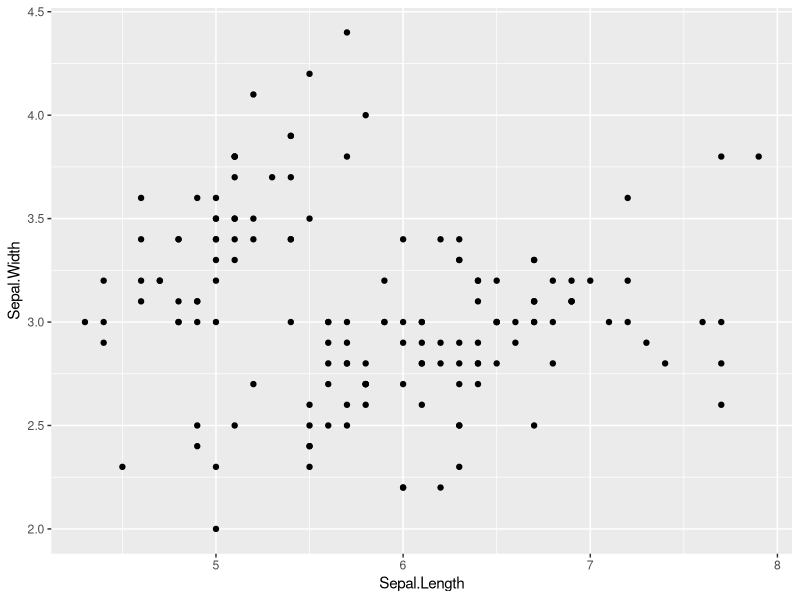
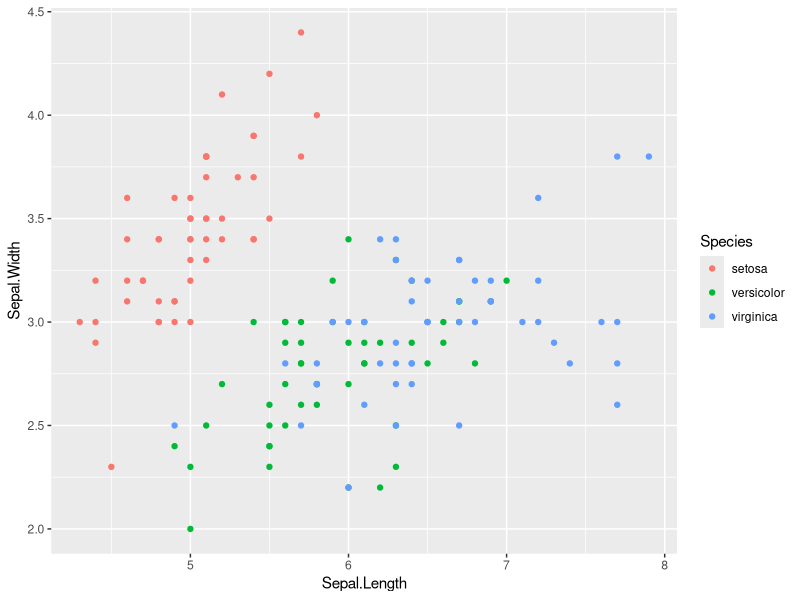
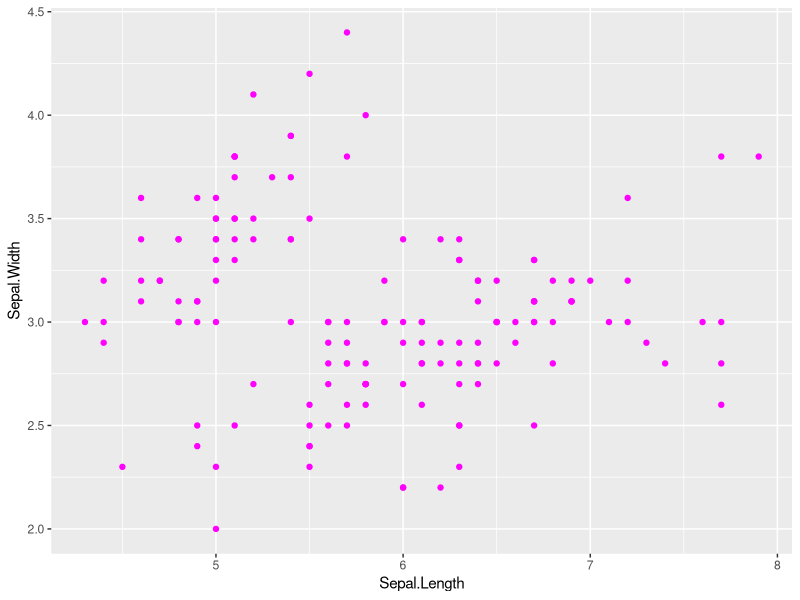
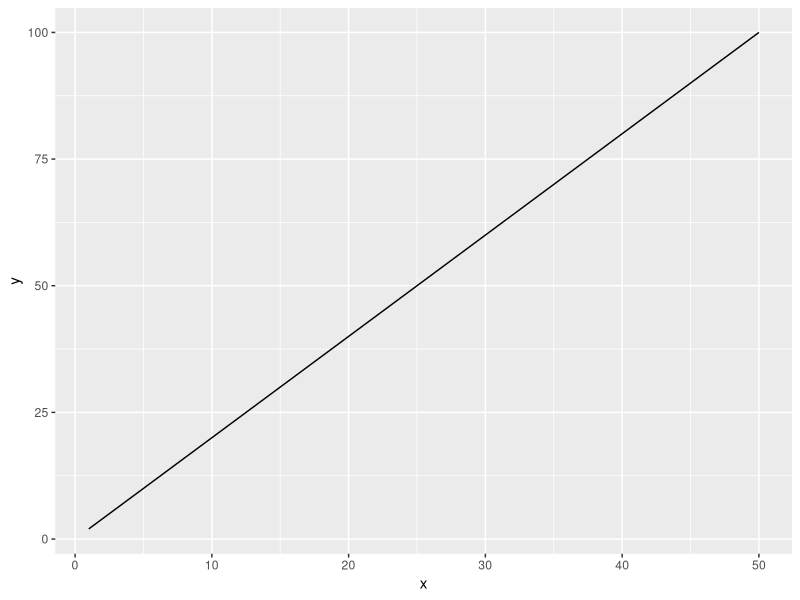
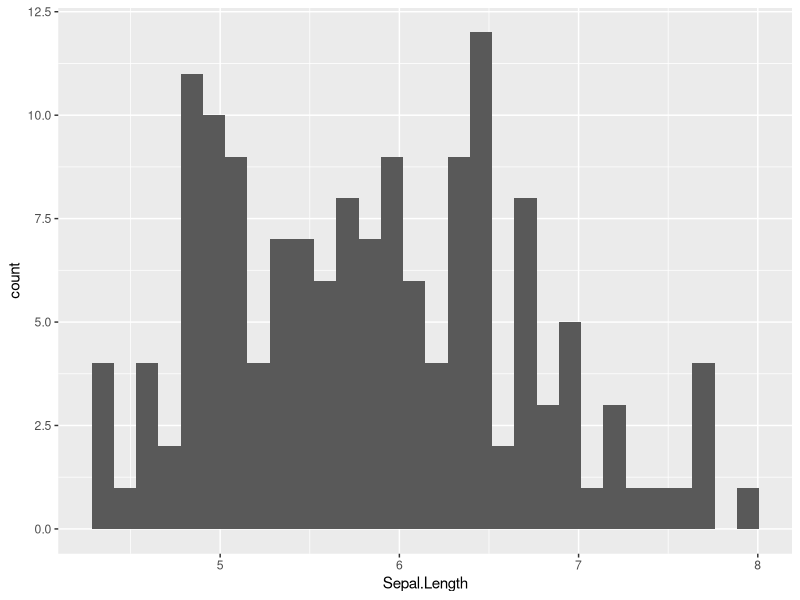
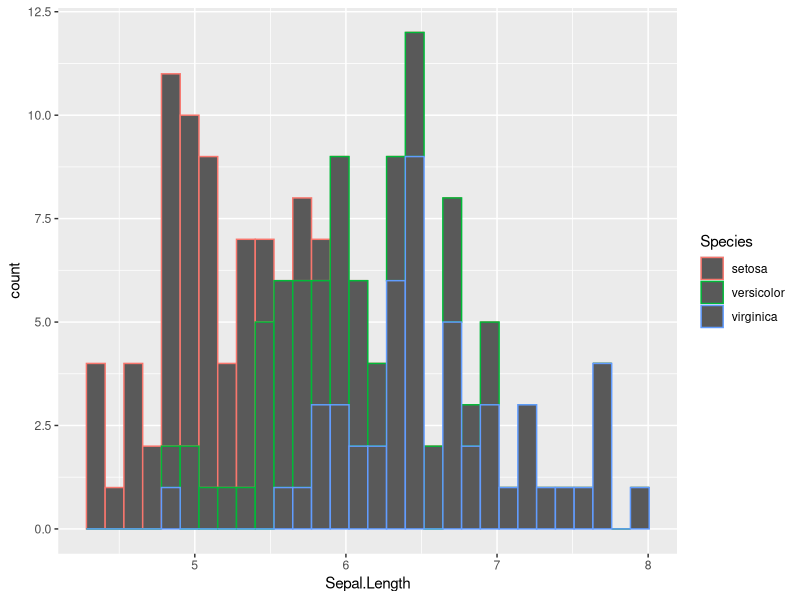
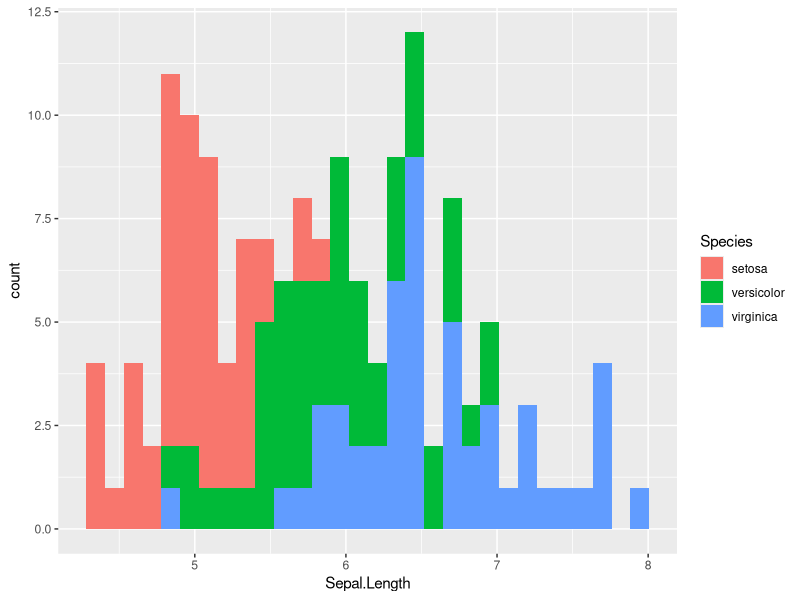
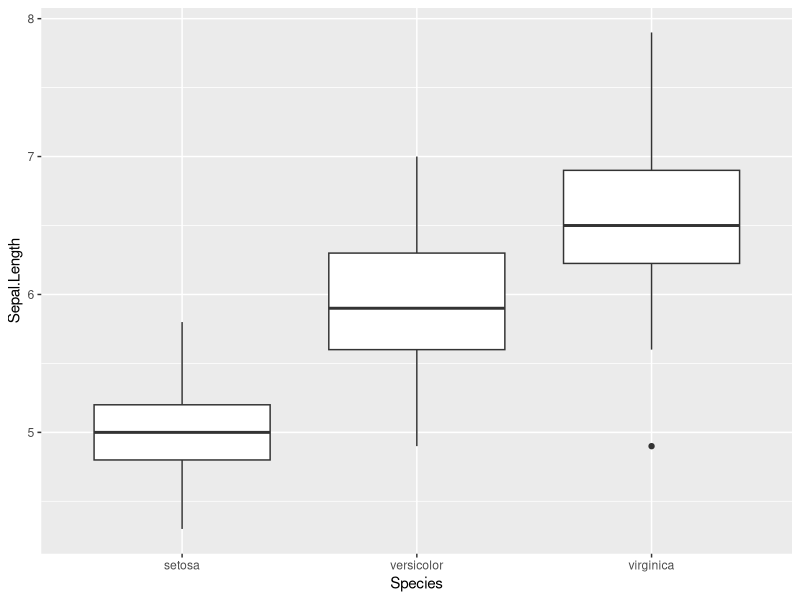

Generate these figures, in order, with R:
#install.packages("tidyverse")
library(tidyverse)

set.seed(123)

iris_sub <- as_tibble(iris) %>% 
  group_by(Species) %>% 
  sample_n(3) %>% 
  ungroup()

print(iris_sub)


# Refresher ---------------------------------------------------------------

# Exercise 1
# Filter iris_sub to those with Sepal.Length greater than 5
# Assign to 'df_g5'

df_g5 <- filter(iris_sub, Sepal.Length > 5)

# Exercise 2
# select columns of Sepal.Length and Petal.Width from iris_sub
# Assign to 'df_sp'

df_sp <- select(iris_sub, c(Sepal.Length, Petal.Width))

# Exercise 3
# Arrange rows by Petal.Width in iris_sub
# Assign to 'df_arrange'

df_arrange <- arrange(iris_sub, Petal.Width)

# Exercise 4
# Do 1-3 all at once using piping
# Assign to 'df_master'

df_master <- iris_sub %>%
  filter(Sepal.Length > 5) %>%
  select(c(Sepal.Length, Petal.Width)) %>%
  arrange(Petal.Width)
df_master  

# Extra exercise
# Calculate mean Petal.Width for each species separately 
# Use group_by and summarize function

df_means <- iris_sub %>%
  group_by(Species) %>%
  summarize(mean_pw = mean(Petal.Width)) %>%
  ungroup()



# ggplot ------------------------------------------------------------------

# basic syntax
## without pipe
g_example <- ggplot(data = iris,
       mapping = aes(x = Sepal.Length,
                     y = Sepal.Width)) +
  geom_point()

## with pipe
(g_example <- iris %>%
  ggplot(mapping = aes(x = Sepal.Length,
                       y = Sepal.Width)) +
  geom_point())

# color
(g_col <- iris %>%
  ggplot(mapping = aes(x = Sepal.Length,
                       y = Sepal.Width,
                       color = Species)) +
  geom_point())

# pitfall 
#iris %>%
 # ggplot(mapping = aes(x = Sepal.Length,
  #                     y = Sepal.Width),
   #                    color = Species) +
  #geom_point()

(g_scolor <- iris %>%
  ggplot(mapping = aes(x = Sepal.Length,
                       y = Sepal.Width)) +
  geom_point(color = 'magenta'))

## line plot
df0 <- tibble(x = rep(1:50, 3),
              y = x * 2)
df0 %>%
  ggplot(aes(x = x,
             y = y)) +
  geom_line()

#histogram
iris %>%
  ggplot(aes(x = Sepal.Length)) +
  geom_histogram()

# histogram colored by Species
iris %>%
  ggplot(aes(x = Sepal.Length,
             color = Species)) +
  geom_histogram()

# histogram filled by species
iris %>%
  ggplot(aes(x = Sepal.Length,
             fill = Species)) +
  geom_histogram()

# basic plot
iris %>% 
  ggplot(aes(x = Species,
             y = Sepal.Length)) +
  geom_boxplot()

# boxplot filled by species
iris %>% 
  ggplot(aes(x = Species,
             y = Sepal.Length,
             fill = Species)) +
  geom_boxplot()

# use multiple layers
## example 1
iris %>% 
  ggplot(aes(x = Species,
             y = Sepal.Length,
             fill = Species)) +
  geom_boxplot() +
  geom_point()

## example 2
iris %>% 
  ggplot(aes(x = Species,
             y = Sepal.Length,
             fill = Species)) +
  geom_boxplot() +
  geom_jitter(alpha = 0.5)
